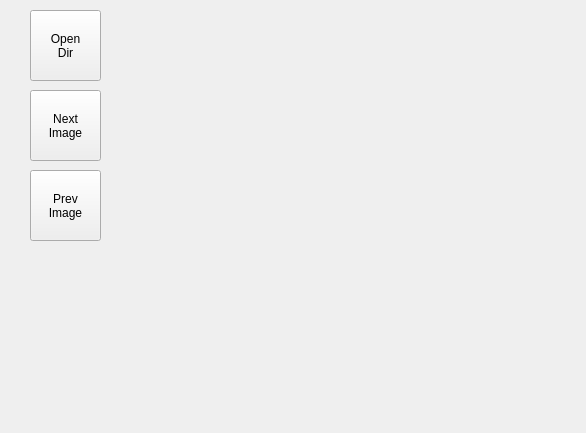
<?xml version="1.0" encoding="UTF-8"?>
<ui version="4.0">
 <class>left</class>
 <widget class="QWidget" name="left">
  <property name="geometry">
   <rect>
    <x>0</x>
    <y>0</y>
    <width>586</width>
    <height>433</height>
   </rect>
  </property>
  <property name="windowTitle">
   <string>Form</string>
  </property>
  <widget class="QPushButton" name="openDir">
   <property name="geometry">
    <rect>
     <x>30</x>
     <y>10</y>
     <width>71</width>
     <height>71</height>
    </rect>
   </property>
   <property name="text">
    <string>Open
Dir</string>
   </property>
   <property name="shortcut">
    <string>Ctrl+O</string>
   </property>
  </widget>
  <widget class="QPushButton" name="nextImage">
   <property name="geometry">
    <rect>
     <x>30</x>
     <y>90</y>
     <width>71</width>
     <height>71</height>
    </rect>
   </property>
   <property name="text">
    <string>Next
Image</string>
   </property>
   <property name="shortcut">
    <string>D, Right</string>
   </property>
  </widget>
  <widget class="QPushButton" name="prev_Image">
   <property name="geometry">
    <rect>
     <x>30</x>
     <y>170</y>
     <width>71</width>
     <height>71</height>
    </rect>
   </property>
   <property name="text">
    <string>Prev
Image</string>
   </property>
   <property name="shortcut">
    <string>A, Left</string>
   </property>
  </widget>
 </widget>
 <resources/>
 <connections/>
</ui>
